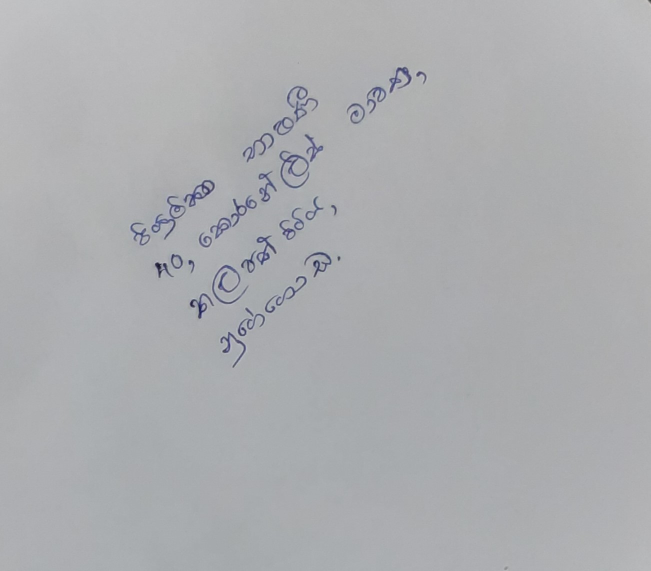
#> input picture images/sinhala.jpg, 1301 x 1142 px (shown at 1/2 size)
$ python my_part2.0.py
#> lines starting #> are read from the running program, lines starting #| are printed output that depends on the picture; after the words box and inside, x2 and y2 are one past the last pixel; in counts of white or black regions, pixels touching at a corner belong together
# import the necessary packages
import numpy as np
import argparse
import cv2

# construct the argument parse and parse the arguments
# ap = argparse.ArgumentParser()
# ap.add_argument("-i", "--image", required=True,
# 	help="path to input image file")
# args = vars(ap.parse_args())
# load the image from disk
img = cv2.imread('images/sinhala.jpg')
#> img is the input picture: shape (1142, 1301, 3); mean B, G, R 176.3, 173.4, 172.1
image = cv2.resize(img, None, fx=0.5, fy=0.5, interpolation=cv2.INTER_AREA)
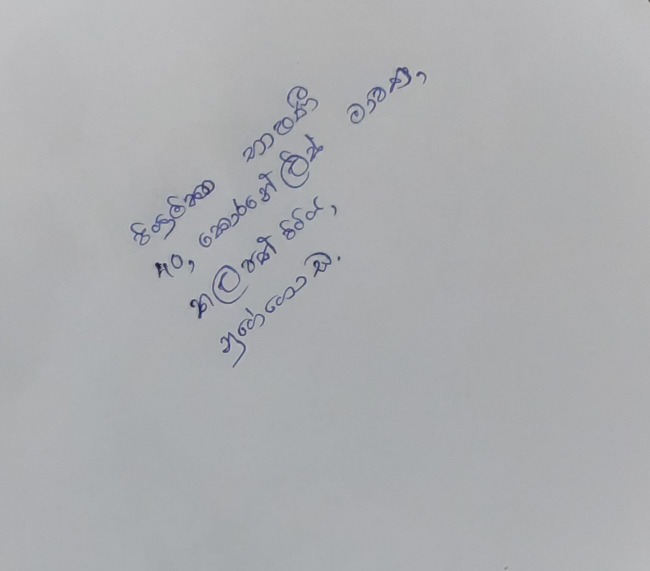
#> image: shape (571, 650, 3); mean B, G, R 176.4, 173.6, 172.3

# convert the image to grayscale and flip the foreground
# and background to ensure foreground is now "white" and
# the background is "black"
gray = cv2.cvtColor(image, cv2.COLOR_BGR2GRAY)
gray = cv2.bitwise_not(gray)
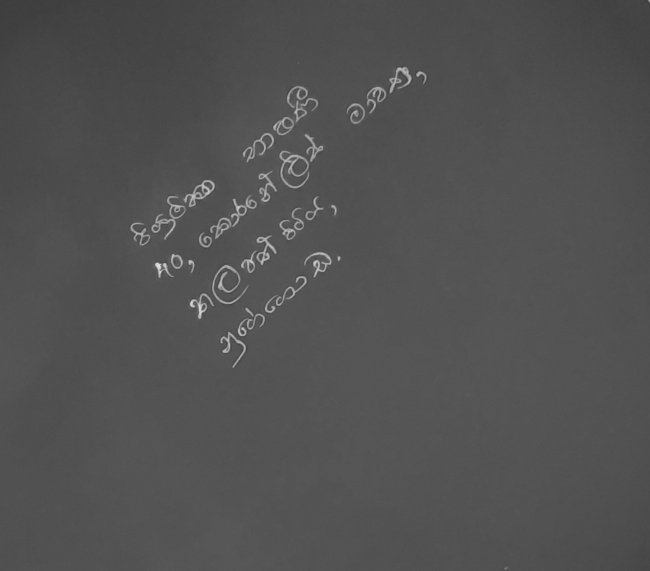
#> gray: shape (571, 650); min 60, max 228, mean 81.6
# threshold the image, setting all foreground pixels to
# 255 and all background pixels to 0
thresh = cv2.threshold(gray, 0, 255,
                       cv2.THRESH_BINARY | cv2.THRESH_OTSU)[1]
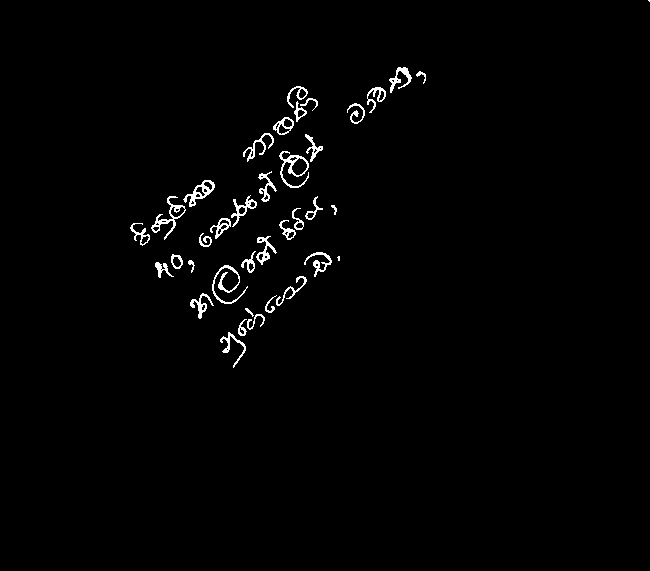
#> thresh: shape (571, 650); 1.4% white in thin lines or dots, all inside (x1, y1, x2, y2) = (130, 0, 650, 368)
cv2.imshow("Thresh", thresh)
# grab the (x, y) coordinates of all pixel values that
# are greater than zero, then use these coordinates to
# compute a rotated bounding box that contains all
# coordinates
coords = np.column_stack(np.where(thresh > 0))
#> coords = 5148 pairs, first value 0 to 367, second value 130 to 649
angle = cv2.minAreaRect(coords)[-1]
#> angle = -48.66
# the `cv2.minAreaRect` function returns values in the
# range [-90, 0); as the rectangle rotates clockwise the
# returned angle trends to 0 -- in this special case we
# need to add 90 degrees to the angle
if angle < -45:
    angle = -(90 + angle)
#> angle = -41.34
# otherwise, just take the inverse of the angle to make
# it positive
else:
    angle = -angle

# rotate the image to deskew it
# get cetral point (width/2 height/2)
# central_point = image.shape[1] // 2 , image.shape[0] // 2
# #define transformation matrix (central point, angel, scale (scaling value 1 is use to same size))
# trans_matrix_rot = cv2.getRotationMatrix2D(central_point, angle, 1)
# #rotated image
# rotated_image = cv2.warpAffine(image, trans_matrix_rot, (image.shape[1], image.shape[0]))
# cv2.imshow('Rotated image', rotated_image)


(h, w) = image.shape[:2]
#> h = 571; w = 650
center = (w // 2, h // 2)
#> center = (325, 285)
M = cv2.getRotationMatrix2D(center, angle, 1.0)
#> M = [[0.751, -0.661, 269.3], [0.661, 0.751, -143.7]]
rotated = cv2.warpAffine(image, M, (w, h),
                         flags=cv2.INTER_CUBIC, borderMode=cv2.BORDER_REPLICATE)
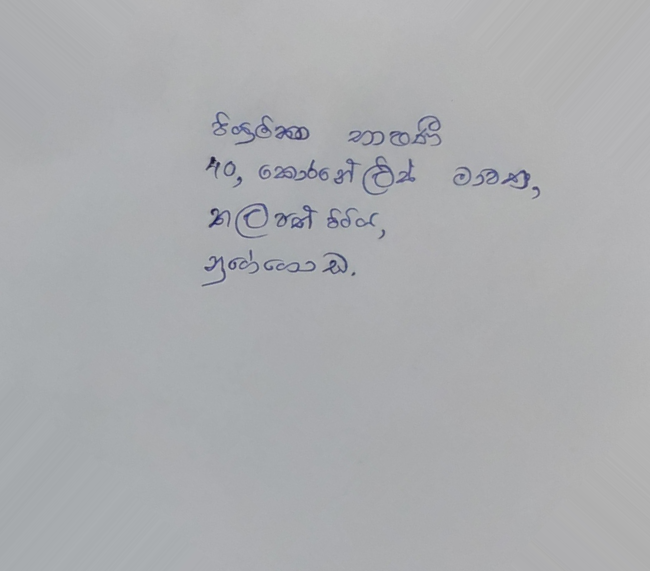
#> rotated: shape (571, 650, 3); mean B, G, R 175.5, 172.8, 171.4

# draw the correction angle on the image so we can validate it
cv2.putText(rotated, "Angle: {:.2f} degrees".format(angle),
            (10, 30), cv2.FONT_HERSHEY_SIMPLEX, 0.7, (0, 0, 255), 2)
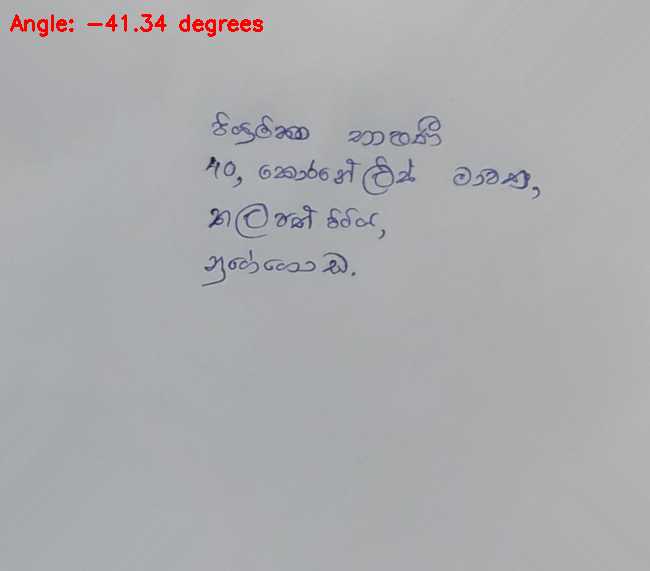
#> rotated: shape (571, 650, 3); 0.43% of pixels changed, all inside (x1, y1, x2, y2) = (10, 14, 263, 37)
# show the output image
print("[INFO] angle: {:.3f}".format(angle))
#| [INFO] angle: -41.342
cv2.imshow("Input", image)
cv2.imshow("Thresh", thresh)
cv2.imshow("Rotated", rotated)
cv2.waitKey(0)
